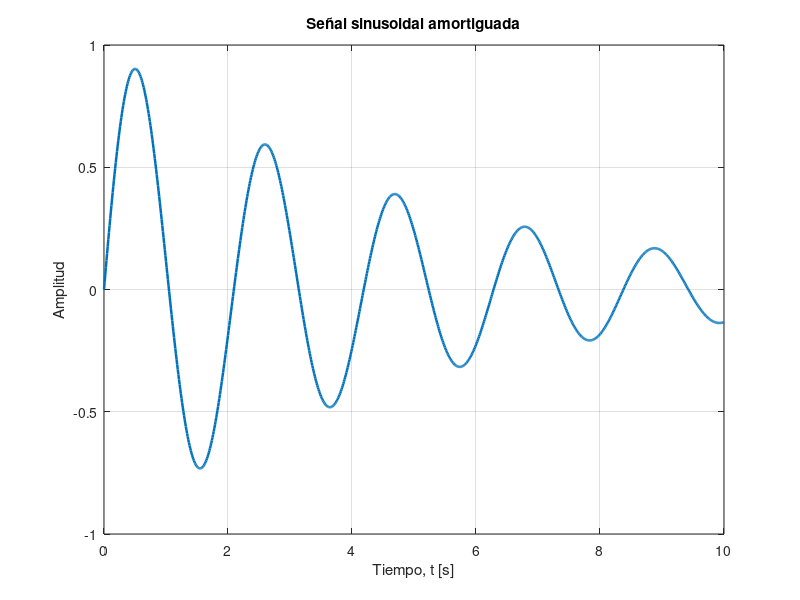

Reproduce this figure in MATLAB.
t = linspace(0,10,1001);
y = exp(-0.2*t).*sin(3*t);
plot(t,y,'LineWidth',1.8)
grid on
xlabel('Tiempo, t [s]')
ylabel('Amplitud')
title('Señal sinusoidal amortiguada')
